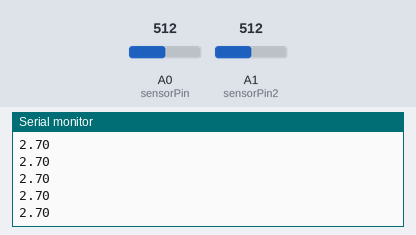
This sketch was run on a simulated Arduino Uno, built with avr-gcc and run on an emulated ATmega328P. Shown: the last lines printed to the serial monitor. Inputs (shaded band) come from the test bench; at power-on: A0 (sensorPin) = 512, A1 (sensorPin2) = 512.

Above: at 6.2 s.
6.3 s: A0 (sensorPin) set to 0
At 6.81 s:
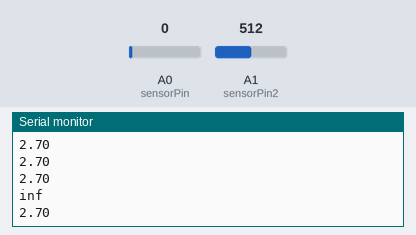
8.5 s: A1 (sensorPin2) set to 716
At 8.82 s:
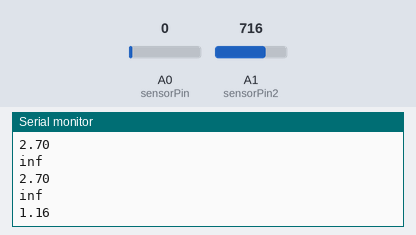
10.0 s: A0 (sensorPin) set to 122
At 10.32 s:
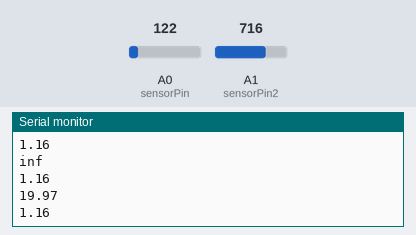
11.5 s: A1 (sensorPin2) set to 900
At 11.83 s:
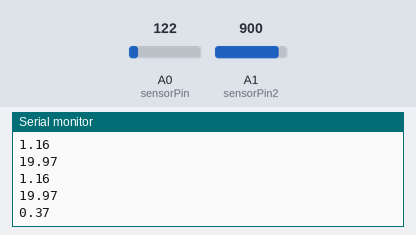
Timing chart, 0 to 14.0 s (numbered marks = the images above; inputs shaded):
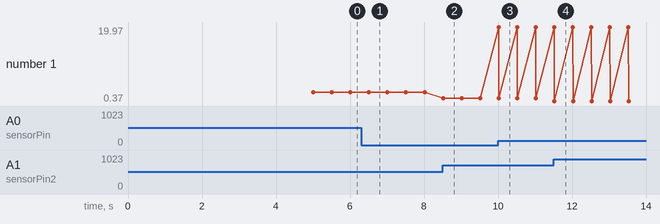

Measured:
- after the input at 6.3 s, the serial monitor: prints a new line after 0.21 s (image 1)
- after the input at 8.5 s, the serial monitor: prints a new line at once (image 2)
- after the input at 10.0 s, the serial monitor: prints a new line at once (image 3)
- after the input at 11.5 s, the serial monitor: prints a new line at once (image 4)
- plotted number 1: 2.7 → 1.16 after the input at 8.5 s, 1.16 → 0.37 after the input at 11.5 s

The sketch:

FSR.ino
```cpp
const int sensorPin = A0;    // pin A0 associer au senseur fsr 1
const int sensorPin2 = A1;    // pin A1 associer au senseur fsr 2

// variables:
float sensorValue = 0;         // valeur du senseur fsr 1
float sensorValue2 = 0;         // vameur du senseur fsr 2

int sensorMin = 1023;        // valeur minimal des senseurs
int sensorMax = 0;           // valeur maximal des senseurs
int sensorMax2 = 0;

int voltage; // valeur analogique converti en voltage
float resistance; // voltage converti en resistance
float  conductance;
float force; // resistance converti en force (Newton)
float poids; // force converti en poids (kg)

int voltage2; // valeur analogique converti en voltage
float resistance2;  // voltage converti en resistance
float  conductance2;
float force2; // resistance converti en force (Newton)
float poids2; // force converti en poids (kg)

void setup()
{
  Serial.begin(9600);
  pinMode(sensorPin, INPUT);
  pinMode(sensorPin2, INPUT);


  // calibrate during the first five seconds
  while (millis() < 5000) {
    sensorValue = analogRead(sensorPin);
    sensorValue2 = analogRead(sensorPin2);

  }

}

void loop() {


  // lecture analogique des senseurs
  sensorValue = analogRead(sensorPin);
  sensorValue2 = analogRead(sensorPin2);

// Callibration du senseur
  sensorValue = map(sensorValue, sensorMin, sensorMax, 0, 1023);
  sensorValue2 = map(sensorValue2, sensorMin, sensorMax, 0, 1023);

  // Range de la valeur sensorValue lors de la callibration
  sensorValue = constrain(sensorValue, 0, 1023);
  sensorValue2 = constrain(sensorValue2, 0, 1023);

    //Serial.println("---------------------------------  CAPTEUR1  -----------------------------");


    voltage = map(sensorValue, 0, 1023, 0, 5000);
    //Serial.println("voltage");
    //Serial.println(voltage);
    //Serial.println();

    // voltage = Vcc * R / (R + FSR) ou R = 10K et Vcc = 5V
    // FSR = ( (Vcc - V) * R) / V
    // Voltage est en millivolts 5V = 5000mV
    resistance = 5000 - voltage;
    resistance *= 10000; // 10K resistance
    resistance /= voltage; // FSR resistance en ohms.
    //Serial.println("resistance");
    //Serial.println(resistance);
    //Serial.println();

    conductance = 1000000; //mesure en (ohms).
    conductance /= resistance;
    //Serial.println("conductance");
    //Serial.println(conductance);
    //Serial.println();

    force = conductance / 80;
    force *= 19.5;
    //Serial.println("newton");
    //Serial.println(force);
    //Serial.println();

    poids = force / 9,81;
    //Serial.println("kg");
    Serial.println(poids);
    //Serial.println();

/********************************************/
  //  Serial.println("---------------------------------  CAPTEUR2  -----------------------------");
    //Serial.println("Analog2");
    //Serial.println(sensorValue2);
    //Serial.println();
  // calibration du capteur senseur

    voltage2 = map(sensorValue2, 0, 1023, 0, 5000);
    //Serial.println("voltage2");
    //Serial.println(voltage2);
    //Serial.println();

    resistance2 = 5000 - voltage2;
    resistance2 *= 10000; // 10K resistance
    resistance2 /= voltage2; // FSR resistance en ohms.
    //Serial.println("resistance2");
    //Serial.println(resistance2);
    //Serial.println();

    conductance2 = 1000000; //Mesure en (ohms).
    conductance2 /= resistance2;
    //Serial.println("conductance2");
    //Serial.println(conductance2);
   // Serial.println();

    force2 = conductance2 / 80;
    force2 *= 19.5;
    //Serial.println("newton2");
    //Serial.println(force2);
   // Serial.println();

    poids2 = force2 / 9,81;
    //Serial.println("kg");
    Serial.println(poids2);
   // Serial.println();

  delay(500);
}
```
